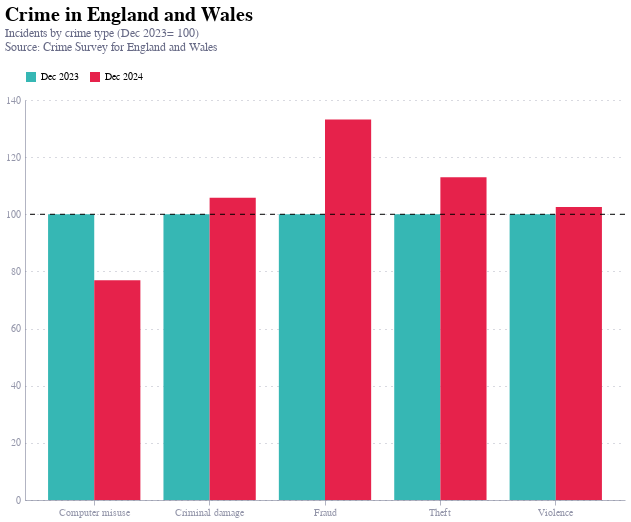

Notebook source saved alongside this figure:
### Code cell
chart = alt.Chart(long_df_latest).mark_bar().encode(
    y=alt.Y('Index:Q', title=None),
    x=alt.X('type:N',title=None),
    xOffset='Year:N', 
    color=alt.Color('Year:N', title=None),
)

hline = alt.Chart(pd.DataFrame({'y': [100]})).mark_rule(
    color='black', strokeDash=[5, 5]).encode(
    y='y:Q' 
)

final_chart_bar = chart + hline

final_chart_bar = final_chart_bar.properties(
    width=600,
    height=400,
    title={
        "text": ["Crime in England and Wales"],
        "subtitle": ["Incidents by crime type (Dec 2023= 100)", "Source: Crime Survey for England and Wales", ""],
        "subtitleColor": "#676A86",
        "anchor": "start",
        "fontSize": 20}
    ).configure_legend(
    orient='top',
    direction='horizontal',
    symbolType='square'
)
final_chart_bar

### Figure 1 — Vega-Lite specification as saved in the notebook (floating-point values rounded to 4 significant figures)
{"config": {"font": "Circular Std", "mark": {"line": {"interpolate": "monotone"}}, "view": {"stroke": "transparent", "width": 400, "height": 300}, "range": {"category": ["#36B7B4", "#E6224B", "#F4C245", "#0063AF", "#00A767", "#179FDB", "#EB5C2E"], "diverging": ["#E6224B", "#E54753", "#C9C9C9", "#179FDB", "#122B39"], "heatmap": ["#C9C9C9", "#179FDB", "#0063AF", "#122B39"], "ordinal": ["#00A767", "#36B7B4", "#179FDB", "#0063AF", "#243B5A"]}, "axisX": {"domainColor": "#676A86", "domainOpacity": 0.5, "grid": false, "labelAngle": 0, "labelColor": "#676A86", "labelOpacity": 0.7, "orient": "bottom", "tickColor": "#676A86", "tickCount": 10, "tickOpacity": 0.5, "title": false, "titleAlign": "center", "titleAnchor": "middle", "titleColor": "#676A86", "titleFontSize": 12, "titleOpacity": 0.8, "titleY": -15}, "axisY": {"domainColor": "#676A86", "domainOpacity": 0.5, "gridColor": "#676A86", "gridDash": [1, 5], "gridOpacity": 0.5, "labelColor": "#676A86", "labelOpacity": 0.7, "labelPadding": 5, "tickColor": "#676A86", "tickCount": 8, "tickOpacity": 0.5, "ticks": false, "titleAlign": "left", "titleAngle": 0, "titleBaseline": "bottom", "titleColor": "#676A86", "titleFontSize": 12, "titleOpacity": 0.8, "titleX": 0, "titleY": -7}, "legend": {"direction": "horizontal", "orient": "top", "symbolType": "square"}}, "layer": [{"data": {"name": "data-a6fb74c38ec21fb541960c12a79a6a33"}, "mark": {"type": "bar"}, "encoding": {"color": {"field": "Year", "title": null, "type": "nominal"}, "x": {"field": "type", "title": null, "type": "nominal"}, "xOffset": {"field": "Year", "type": "nominal"}, "y": {"field": "Index", "title": null, "type": "quantitative"}}}, {"data": {"name": "data-9d78020f76d997398dca41cfa4b6d9e0"}, "mark": {"type": "rule", "color": "black", "strokeDash": [5, 5]}, "encoding": {"y": {"field": "y", "type": "quantitative"}}}], "height": 400, "title": {"text": ["Crime in England and Wales"], "subtitle": ["Incidents by crime type (Dec 2023= 100)", "Source: Crime Survey for England and Wales", ""], "subtitleColor": "#676A86", "anchor": "start", "fontSize": 20}, "width": 600, "$schema": "https://vega.github.io/schema/vega-lite/v5.20.1.json", "datasets": {"data-a6fb74c38ec21fb541960c12a79a6a33": [{"Year": "Dec 2023", "type": "Fraud ", "Index": 100.0}, {"Year": "Dec 2024", "type": "Fraud ", "Index": 133.2}, {"Year": "Dec 2023", "type": "Theft", "Index": 100.0}, {"Year": "Dec 2024", "type": "Theft", "Index": 113.0}, {"Year": "Dec 2023", "type": "Computer misuse", "Index": 100.0}, {"Year": "Dec 2024", "type": "Computer misuse", "Index": 76.93}, {"Year": "Dec 2023", "type": "Criminal damage ", "Index": 100.0}, {"Year": "Dec 2024", "type": "Criminal damage ", "Index": 105.8}, {"Year": "Dec 2023", "type": "Violence", "Index": 100.0}, {"Year": "Dec 2024", "type": "Violence", "Index": 102.5}], "data-9d78020f76d997398dca41cfa4b6d9e0": [{"y": 100}]}}
